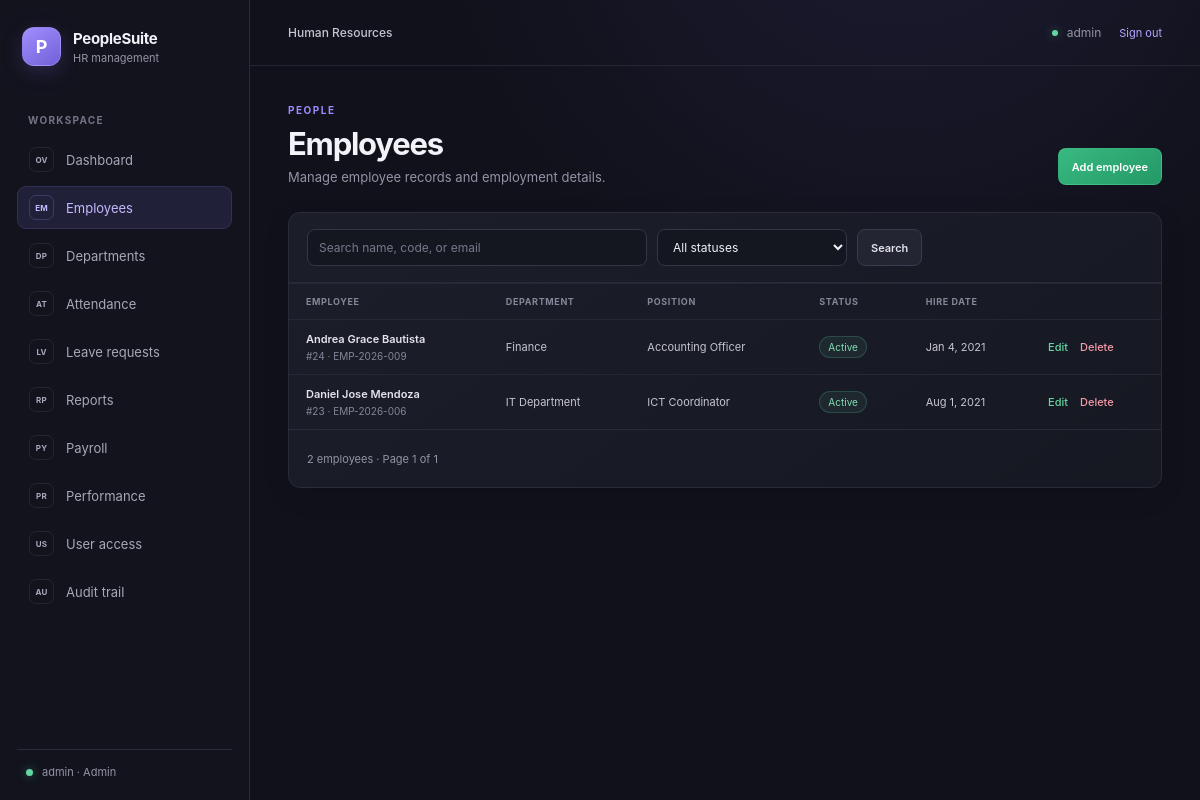
/employees.php (signed in), run on an earlier commit of the app's database.
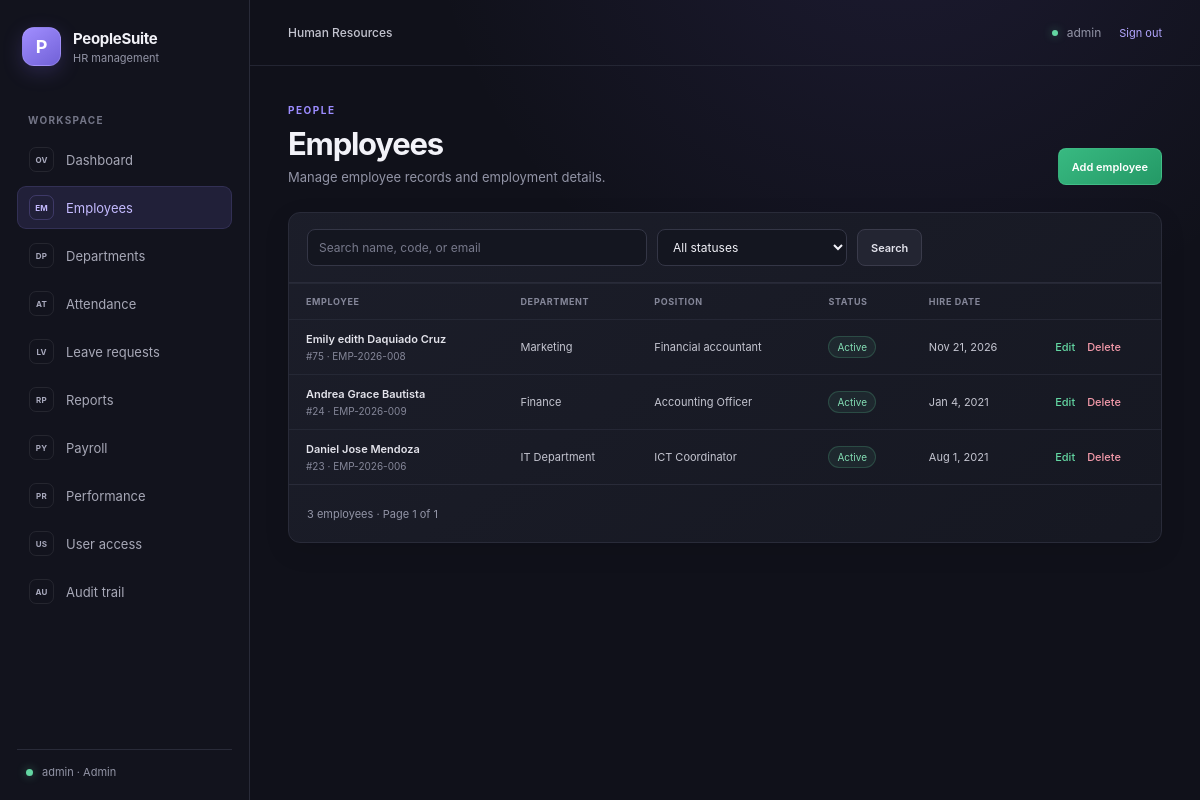
And on a later commit of the database.
### tables this page shows
CREATE TABLE `employees` (
  `employee_id` int(11) NOT NULL,
  `employee_code` varchar(20) NOT NULL,
  `first_name` varchar(100) NOT NULL,
  `middle_name` varchar(100) DEFAULT NULL,
  `last_name` varchar(100) NOT NULL,
  `gender` enum('Male','Female','Other') DEFAULT 'Other',
  `birth_date` date DEFAULT NULL,
  `email` varchar(150) NOT NULL,
  `phone` varchar(30) DEFAULT NULL,
  `address` text DEFAULT NULL,
  `department_id` int(11) DEFAULT NULL,
  `position` varchar(100) DEFAULT NULL,
  `hire_date` date NOT NULL,
  `employment_type` enum('Regular','Probationary','Contractual','Part-time') DEFAULT 'Regular',
  `employment_status` enum('Active','On Leave','Resigned','Terminated','Retired') DEFAULT 'Active',
  `basic_salary` decimal(12,2) DEFAULT 0.00,
  `created_at` timestamp NOT NULL DEFAULT current_timestamp(),
  `updated_at` timestamp NOT NULL DEFAULT current_timestamp() ON UPDATE current_timestamp()
);

CREATE TABLE `departments` (
  `department_id` int(11) NOT NULL,
  `department_name` varchar(100) NOT NULL,
  `description` text DEFAULT NULL,
  `created_at` timestamp NOT NULL DEFAULT current_timestamp()
);

### includes/employee_helpers.php (called while the page is built, shortened)
<?php
function employee_escape($value): string
{
    return htmlspecialchars((string) $value, ENT_QUOTES, 'UTF-8');
}
    ?>

### employees.php (the view, shortened to what the changed rows need)
<?php
require __DIR__ . '/includes/employee_helpers.php';
require __DIR__ . '/config/db.php';
$errorMessage = null;
$employees = [];
$totalPages = 1;
$totalEmployees = 0;
$perPage = 10;
$search = isset($_GET['search']) && is_string($_GET['search']) ? trim($_GET['search']) : '';
$search = substr($search, 0, 100);
$status = isset($_GET['status']) && is_string($_GET['status']) ? $_GET['status'] : '';
$statuses = ['Active', 'On Leave', 'Resigned', 'Terminated', 'Retired'];
if (!in_array($status, $statuses, true)) {
    $status = '';
}
$page = isset($_GET['page']) && is_scalar($_GET['page'])
    ? filter_var($_GET['page'], FILTER_VALIDATE_INT, ['options' => ['min_range' => 1]])
    : 1;
$page = $page === false ? 1 : $page;
try {
    $where = [];
    $parameters = [];
    $whereSql = $where !== [] ? ' WHERE ' . implode(' AND ', $where) : '';
    $count = $pdo->prepare('SELECT COUNT(*) FROM employees AS e' . $whereSql);
    $count->execute($parameters);
    $totalEmployees = (int) $count->fetchColumn();
    $totalPages = max(1, (int) ceil($totalEmployees / $perPage));
    $page = min($page, $totalPages);
    $offset = ($page - 1) * $perPage;
    $listing = $pdo->prepare(
        'SELECT e.employee_id, e.employee_code, e.first_name, e.middle_name,
                e.last_name, e.position, e.employment_status, e.hire_date,
                d.department_name
         FROM employees AS e
         LEFT JOIN departments AS d ON d.department_id = e.department_id'
         . $whereSql .
        ' ORDER BY e.employee_id DESC
          LIMIT :limit OFFSET :offset'
    );
    $listing->bindValue(':limit', $perPage, PDO::PARAM_INT);
    $listing->bindValue(':offset', $offset, PDO::PARAM_INT);
    $listing->execute();
    $employees = $listing->fetchAll();
} catch (PDOException $e) {
    error_log('Employee listing failed: ' . $e->getMessage());
    $errorMessage = 'Employee records could not be loaded. Please try again later.';
}
$pageUrl = static function (int $targetPage) use ($search, $status): string {
    return 'employees.php?' . http_build_query([
        'search' => $search,
        'status' => $status,
        'page' => $targetPage,
    ]);
};
require __DIR__ . '/includes/header.php';
require __DIR__ . '/includes/sidebar.php';
?>
<section class="page-heading">
    <div>
        <h1>Employees</h1>
    </div>
</section>
<?php if ($errorMessage !== null): ?>
    <div class="alert alert-error" role="alert"><?= employee_escape($errorMessage) ?></div>
<?php else: ?>
    <section class="panel employee-panel">
        <form class="employee-filters" method="get" action="employees.php">
            <div class="search-field">
                <input id="employee-search" type="search" name="search" value="<?= employee_escape($search) ?>" placeholder="Search name, code, or email">
            </div>
            <div class="filter-field">
                <select id="status-filter" name="status">
                    <option value="">All statuses</option>
                </select>
            </div>
            <button class="button button-secondary" type="submit">Search</button>
        </form>
        <div class="table-wrap">
            <table class="employee-table">
                <thead>
                    <tr>
                        <th scope="col">Employee</th>
                        <th scope="col">Department</th>
                        <th scope="col">Position</th>
                        <th scope="col">Status</th>
                        <th scope="col">Hire date</th>
                        <th scope="col"><span class="visually-hidden">Actions</span></th>
                    </tr>
                </thead>
                <tbody>
                    <?php if ($employees === []): ?>
                        <tr>
                            <td class="empty-state" colspan="6"><?= $totalEmployees === 0 && $search === '' && $status === '' ? 'No employees have been added yet.' : 'No employees match your search.' ?></td>
                        </tr>
                    <?php else: ?>
                        <?php foreach ($employees as $employee): ?>
                            <?php $fullName = trim($employee['first_name'] . ' ' . ($employee['middle_name'] ?? '') . ' ' . $employee['last_name']); ?>
                            <tr>
                                <td>
                                    <span class="person-name"><?= employee_escape($fullName) ?></span>
                                    <span class="secondary-text">#<?= employee_escape($employee['employee_id']) ?> · <?= employee_escape($employee['employee_code']) ?></span>
                                </td>
                                <td><?= employee_escape($employee['department_name'] ?? 'Unassigned') ?></td>
                                <td><?= employee_escape($employee['position'] ?? '—') ?></td>
                                <td>
                                    <span class="status-badge status-<?= employee_escape(strtolower(str_replace(' ', '-', $employee['employment_status']))) ?>">
                                        <?= employee_escape($employee['employment_status']) ?>
                                    </span>
                                </td>
                                <td><?= employee_escape(date('M j, Y', strtotime($employee['hire_date']))) ?></td>
                                <td>
                                    <div class="employee-actions">
                                        <a class="action-link" href="edit-employee.php?id=<?= employee_escape($employee['employee_id']) ?>">Edit</a>
                                        <form method="post" action="<?= employee_escape($pageUrl($page)) ?>" onsubmit="return confirm('Delete this employee? Attendance, leave, payroll, and performance records will also be deleted. Linked user accounts will be unlinked. This cannot be undone.');">
                                            <button class="action-link action-danger" type="submit">Delete</button>
                                        </form>
                                    </div>
                                </td>
                            </tr>
                        <?php endforeach; ?>
                    <?php endif; ?>
                </tbody>
            </table>
        </div>
        <div class="listing-footer">
            <p><?= number_format($totalEmployees) ?> employee<?= $totalEmployees === 1 ? '' : 's' ?><?= $totalEmployees > 0 ? ' · Page ' . $page . ' of ' . $totalPages : '' ?></p>
        </div>
    </section>
<?php endif; ?>
<?php require __DIR__ . '/includes/footer.php'; ?>

What changed in the data, as far as the page shows it:
added employees: employee_escape($fullName) "Emily edith Daquiado Cruz", employee_id "75", employee_code "EMP-2026-008", department.department_name "Marketing", position "Financial accountant", employment_status "Active", hire_date "Nov 21, 2026"
Also different on the page:
$totalEmployees: "2" → "3"
